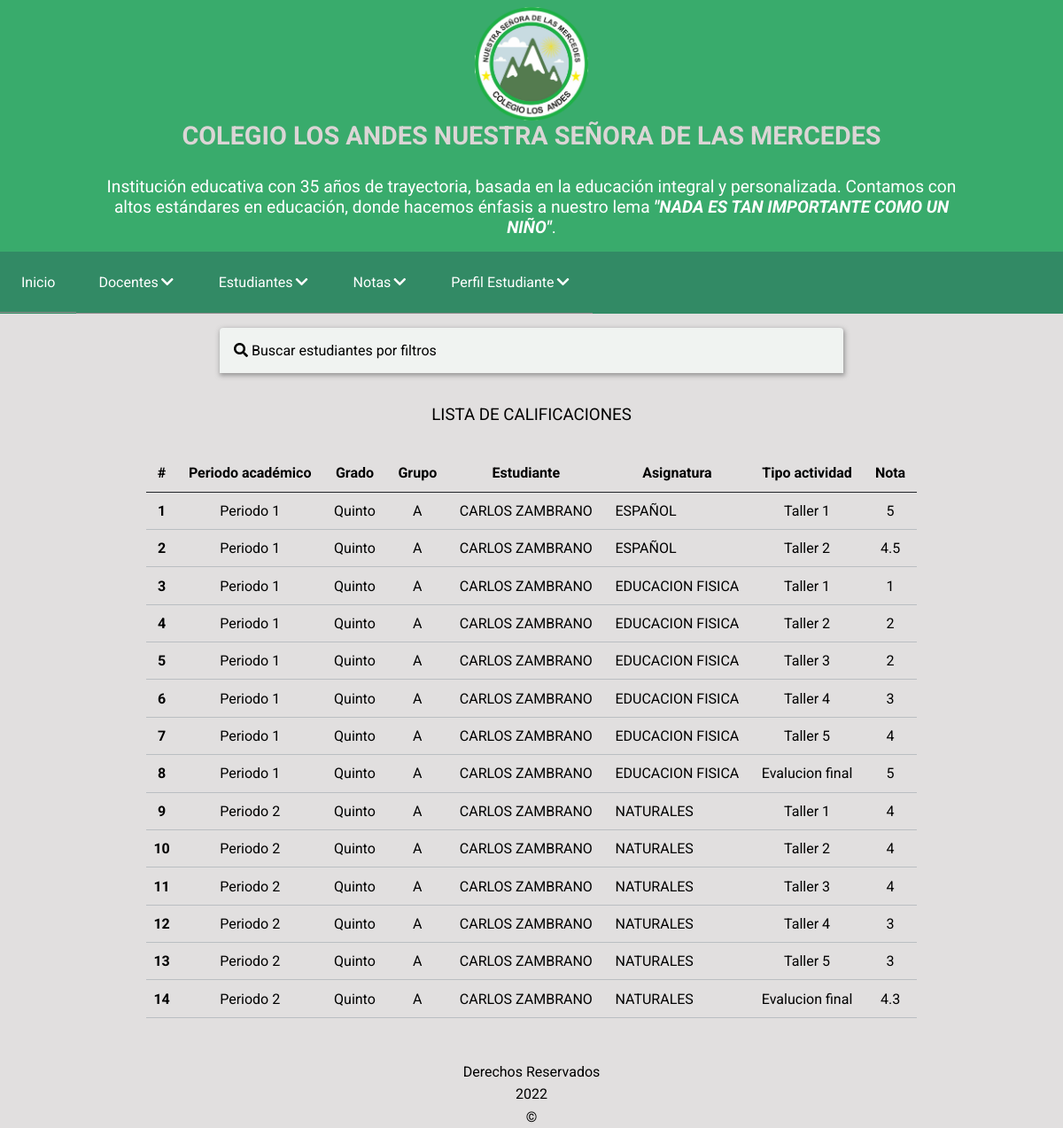
Screenshot of /principal.php?CONTENIDO=layout/components/notas/lista-notas.php (signed in) with the database file from the repository.
### tables this page shows
CREATE TABLE menu (
    id int(4) NOT NULL AUTO_INCREMENT PRIMARY KEY,
    nombre VARCHAR(60) NOT NULL,
    ruta VARCHAR(200) NULL,
    tipo INT(2) NOT NULL,
    es_hijo INT(4) NULL,
    posicion INT(4) NOT NULL,
    INDEX (es_hijo),
    FOREIGN KEY (es_hijo) REFERENCES menu(id)
);

CREATE TABLE roles (
    id INT(4) NOT NULL AUTO_INCREMENT PRIMARY KEY,
    nombre VARCHAR(20) NOT NULL,
    valor CHAR(3) NOT NULL
);

CREATE TABLE nota (
    id INT(4) NOT NULL AUTO_INCREMENT PRIMARY KEY,
    id_usuario_estudiante INT(4) NOT NULL,
    id_periodo_academico INT(4) NOT NULL,
    id_asignatura INT(4) NOT NULL,
    id_tipo_actividad INT(4) NOT NULL,
    nota DOUBLE NULL,
    fecha_creacion DATETIME DEFAULT CURRENT_TIMESTAMP,
    fecha_modificacion DATETIME DEFAULT CURRENT_TIMESTAMP ON UPDATE CURRENT_TIMESTAMP,
    FOREIGN KEY (id_usuario_estudiante) REFERENCES usuario(id) ON DELETE RESTRICT ON UPDATE CASCADE,
    FOREIGN KEY (id_asignatura) REFERENCES asignatura(id) ON DELETE RESTRICT ON UPDATE CASCADE,
    FOREIGN KEY (id_periodo_academico) REFERENCES periodo_academico(id) ON DELETE RESTRICT ON UPDATE CASCADE,
    FOREIGN KEY (id_tipo_actividad) REFERENCES tipo_actividad(id) ON DELETE RESTRICT ON UPDATE CASCADE
);

CREATE TABLE periodo_academico (
    id int(4) NOT NULL AUTO_INCREMENT PRIMARY KEY,
    inicio_periodo DATETIME NOT NULL,
    finalizacion_periodo DATETIME NOT NULL,
    nombre VARCHAR(150) NOT NULL,
    id_anio_escolar INT(4) NOT NULL,
    FOREIGN KEY (id_anio_escolar) REFERENCES anio_escolar(id) ON DELETE RESTRICT ON UPDATE CASCADE
);

CREATE TABLE grado (
    id int(4) NOT NULL AUTO_INCREMENT PRIMARY KEY,
    nombre_grado varchar(30) NOT NULL,
    id_institucion INT(4) NOT NULL,
    FOREIGN KEY (id_institucion) REFERENCES institucion_educativa(id) ON DELETE RESTRICT ON UPDATE CASCADE
);

CREATE TABLE grupo (
    id int(4) NOT NULL AUTO_INCREMENT PRIMARY KEY,
    nombre_grupo varchar(30) NOT NULL,
    id_grado INT(4) NOT NULL,
    FOREIGN KEY (id_grado) REFERENCES grado(id) ON DELETE RESTRICT ON UPDATE CASCADE
);

CREATE TABLE usuario (
    id INT(4) NOT NULL AUTO_INCREMENT PRIMARY KEY,
    identificacion varchar(15) NOT NULL UNIQUE,
    nombres varchar(50) NOT NULL,
    apellidos varchar(50) NOT NULL,
    telefono varchar(10) NULL,
    email varchar(50) NOT NULL,
    direccion varchar(30) DEFAULT NULL,
    clave varchar(40) DEFAULT NULL,
    rol_id INT(4) NOT NULL,
    estado INT(1) NOT NULL,
    INDEX (rol_id),
    FOREIGN KEY (rol_id) REFERENCES roles(id) ON DELETE RESTRICT ON UPDATE CASCADE
);

CREATE TABLE asignatura(
    id int(4) NOT NULL AUTO_INCREMENT PRIMARY KEY,
    nombre_asignatura varchar(30) NOT NULL
);

CREATE TABLE tipo_actividad (
    id INT(4) NOT NULL AUTO_INCREMENT PRIMARY KEY,
    nombre_actividad VARCHAR(200) NOT NULL
);

### layout/components/notas/lista-notas.php (the view, shortened to what the rows shown need)
<?php
$editar = $USUARIO->getRolId();
$lista = '';
$count = 1;
$listaNotas = Notas::getListaEnObjetos('', 'n.id_periodo_academico, n.id_usuario_estudiante, n.id_asignatura, n.id_tipo_actividad');
foreach ($listaNotas as $item) {
    $lista .= "<tr>";
    $lista .= '<th scope="row">' . $count . '</th>';
    $lista .= "<td>{$item->getPeriodoAcademico()}</td>";
    $lista .= "<td>{$item->getNombreGrado()}</td>";
    $lista .= "<td>{$item->getNombreGrupo()}</td>";
    $lista .= $editar == 1 || $editar == 6 ? "<td class='as-text-uppercase as-text-left'><a href='principal.php?CONTENIDO=layout/components/estudiante/form-estudiante.php&accion=Modificar&id={$item->getIdUsuarioEstudiante()}'>{$item->getNombreEstudiante()}</a></td>" : "<td class='as-text-uppercase as-text-left'>{$item->getNombreEstudiante()}</td>";
    $lista .= "<td class='as-text-uppercase as-text-left'>{$item->getNombreAsignatura()}</td>";
    $lista .= "<td>{$item->getNombreTipoActividad()}</td>";
    $lista .= "<td>{$item->getNota()}</td>";
    $lista .= "</tr>";
    $count++;
}
?>
<div class="as-layout-table">
    <div class="as-table-responsive">
        <table class="as-table">
            <thead>
                <tr>
                    <th scope="col">#</th>
                    <th scope="col">Periodo académico</th>
                    <th scope="col">Grado</th>
                    <th scope="col">Grupo</th>
                    <th scope="col">Estudiante</th>
                    <th scope="col">Asignatura</th>
                    <th scope="col">Tipo actividad</th>
                    <th scope="col">Nota</th>
                </tr>
            </thead>
            <tbody>
                <?php print_r($lista); ?>
            </tbody>
        </table>
    </div>
</div>

### principal.php (shortened to what the rows shown need)
<?php
$USUARIO = unserialize($_SESSION['usuario']);
$roles = Rol::getListaEnObjetos("id={$USUARIO->getRolId()}", null)[0];
?>
<!doctype html>
<html>
<head>
    <link rel="stylesheet" type="text/css" href="layout/css/main.css">
    <link rel="stylesheet" href="https://cdnjs.cloudflare.com/ajax/libs/font-awesome/5.15.4/css/all.min.css">
    <link rel="stylesheet" href="//code.jquery.com/ui/1.12.1/themes/base/jquery-ui.css">
</head>
<body>
    <nav class="as-main-nav">
        <ul class="as-menu" id="as-menu">
            <?php
            $menu = MenuLista::getMenu($USUARIO->getRolId());
            echo $menu;
            ?>
            <li class="menu__item as-dropdown-submenu"><a href="#" class="as-menu__link as-submenu-btn"> <span>Perfil <?php echo $roles->getNombre(); ?> </span> <i class="fas fa-chevron-down"></i></a>
            </li>
    </nav>
    <main class="as-layout">
        <?php include $_REQUEST['CONTENIDO']; ?>
    </main>
</body>
</html>

### logica/clasesGenericas/MenuLista.php
<?php
class MenuLista
{
    public static function getMenu($rol)
    {
        $listaMenu = '';
        $totalMenus = Menu::getListaEnObjetos(null, 'posicion');
        foreach ($totalMenus as $menu) {
            if ($menu->getTipo() == 1) {
                $listaMenu .= MenuLista::construirHijos($menu, $rol);
            }
        }
        return $listaMenu;
    }
    public static function construirHijos($item, $rol)
    {
        $permiso = Permiso::getListaEnObjetos("id_rol={$rol} AND id_menu={$item->getId()}", null);
        $tieneHijos = false;
        $hijoUnico = '';
        foreach ($permiso as $key) {
            if ($key->getEstado() == 1) {
                $hijoUnico .= '<li class="menu__item"><a href="' . $item->getRuta() . '" class="as-menu__link">' . $item->getNombre() . '</a></li>';
                $totalMenus = Menu::getListaEnObjetos(null, 'posicion');
                $listaHijos = '<li class="menu__item as-dropdown-submenu"><a href="' . $item->getRuta() . '" class="as-menu__link as-submenu-btn"> <span>' . $item->getNombre() . '</span> <i class="fas fa-chevron-down"></i></a><ul class="as-submenu">';
                foreach ($totalMenus as $menu) {
                    if ($menu->getEsHijo() == $item->getId() && $menu->getTipo() == 2) {
                        $permiso = Permiso::getListaEnObjetos("id_rol={$rol} AND id_menu={$menu->getId()}", null);
                        foreach ($permiso as $key) {
                            if ($key->getEstado() == 1) {
                                $listaHijos .= '<li class="menu__item"><a href="' . $menu->getRuta() . '" class="as-menu__link as-submenu-color">' . $menu->getNombre() . '</a></li>';
                            }
                        }
                        $tieneHijos = true;
                    }
                }
                $listaHijos .= '</ul> </li>';
            }
        }
        return $tieneHijos ? $listaHijos : $hijoUnico;
    }
}

### rows the page displays
menu: nombre "Docentes"
menu: nombre "Estudiantes"
menu: nombre "Notas"
roles: nombre "Estudiante"
nota: id_periodo_academico.nombre "Periodo 1", grado.nombre_grado "Quinto", grupo.nombre_grupo "A", id_usuario_estudiante.apellidos "CARLOS ZAMBRANO", id_asignatura.nombre_asignatura "ESPAÑOL", id_tipo_actividad.nombre_actividad "Taller 1", nota "5"
nota: id_periodo_academico.nombre "Periodo 1", grado.nombre_grado "Quinto", grupo.nombre_grupo "A", id_usuario_estudiante.apellidos "CARLOS ZAMBRANO", id_asignatura.nombre_asignatura "ESPAÑOL", id_tipo_actividad.nombre_actividad "Taller 2", nota "4.5"
nota: id_periodo_academico.nombre "Periodo 1", grado.nombre_grado "Quinto", grupo.nombre_grupo "A", id_usuario_estudiante.apellidos "CARLOS ZAMBRANO", id_asignatura.nombre_asignatura "EDUCACION FISICA", id_tipo_actividad.nombre_actividad "Taller 1", nota "1"
nota: id_periodo_academico.nombre "Periodo 1", grado.nombre_grado "Quinto", grupo.nombre_grupo "A", id_usuario_estudiante.apellidos "CARLOS ZAMBRANO", id_asignatura.nombre_asignatura "EDUCACION FISICA", id_tipo_actividad.nombre_actividad "Taller 2", nota "2"
nota: id_periodo_academico.nombre "Periodo 1", grado.nombre_grado "Quinto", grupo.nombre_grupo "A", id_usuario_estudiante.apellidos "CARLOS ZAMBRANO", id_asignatura.nombre_asignatura "EDUCACION FISICA", id_tipo_actividad.nombre_actividad "Taller 3", nota "2"
nota: id_periodo_academico.nombre "Periodo 1", grado.nombre_grado "Quinto", grupo.nombre_grupo "A", id_usuario_estudiante.apellidos "CARLOS ZAMBRANO", id_asignatura.nombre_asignatura "EDUCACION FISICA", id_tipo_actividad.nombre_actividad "Taller 4", nota "3"
nota: id_periodo_academico.nombre "Periodo 1", grado.nombre_grado "Quinto", grupo.nombre_grupo "A", id_usuario_estudiante.apellidos "CARLOS ZAMBRANO", id_asignatura.nombre_asignatura "EDUCACION FISICA", id_tipo_actividad.nombre_actividad "Taller 5", nota "4"
nota: id_periodo_academico.nombre "Periodo 1", grado.nombre_grado "Quinto", grupo.nombre_grupo "A", id_usuario_estudiante.apellidos "CARLOS ZAMBRANO", id_asignatura.nombre_asignatura "EDUCACION FISICA", id_tipo_actividad.nombre_actividad "Evalucion final", nota "5"
nota: id_periodo_academico.nombre "Periodo 2", grado.nombre_grado "Quinto", grupo.nombre_grupo "A", id_usuario_estudiante.apellidos "CARLOS ZAMBRANO", id_asignatura.nombre_asignatura "NATURALES", id_tipo_actividad.nombre_actividad "Taller 1", nota "4"
nota: id_periodo_academico.nombre "Periodo 2", grado.nombre_grado "Quinto", grupo.nombre_grupo "A", id_usuario_estudiante.apellidos "CARLOS ZAMBRANO", id_asignatura.nombre_asignatura "NATURALES", id_tipo_actividad.nombre_actividad "Taller 2", nota "4"
nota: id_periodo_academico.nombre "Periodo 2", grado.nombre_grado "Quinto", grupo.nombre_grupo "A", id_usuario_estudiante.apellidos "CARLOS ZAMBRANO", id_asignatura.nombre_asignatura "NATURALES", id_tipo_actividad.nombre_actividad "Taller 3", nota "4"
nota: id_periodo_academico.nombre "Periodo 2", grado.nombre_grado "Quinto", grupo.nombre_grupo "A", id_usuario_estudiante.apellidos "CARLOS ZAMBRANO", id_asignatura.nombre_asignatura "NATURALES", id_tipo_actividad.nombre_actividad "Taller 4", nota "3"
nota: id_periodo_academico.nombre "Periodo 2", grado.nombre_grado "Quinto", grupo.nombre_grupo "A", id_usuario_estudiante.apellidos "CARLOS ZAMBRANO", id_asignatura.nombre_asignatura "NATURALES", id_tipo_actividad.nombre_actividad "Taller 5", nota "3"
nota: id_periodo_academico.nombre "Periodo 2", grado.nombre_grado "Quinto", grupo.nombre_grupo "A", id_usuario_estudiante.apellidos "CARLOS ZAMBRANO", id_asignatura.nombre_asignatura "NATURALES", id_tipo_actividad.nombre_actividad "Evalucion final", nota "4.3"
